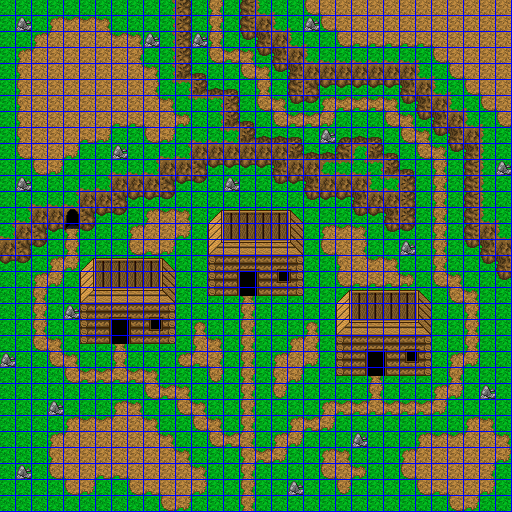

A 2D game scene composited from a Tiled map and its tileset images. What follows is a short description and the map's XML, with each tile layer's data collapsed to a summary:
An orthogonal 64x64 tile map with 8x8 px tiles, 3 tile layers (BG, FG, Grid), 1 hidden layer not drawn, 5 tilesets and 10 objects (9x Event).

<map version="1.5" tiledversion="1.5.0" orientation="orthogonal" renderorder="right-down" width="64" height="64" tilewidth="8" tileheight="8" infinite="0" backgroundcolor="#000000" nextlayerid="8" nextobjectid="14">
 <properties>
  <property name="Flags" value="clipUp,clipDown,clipLeft,clipRight" />
  <property name="Max Steps" type="int" value="0" />
  <property name="Min Steps" type="int" value="0" />
  <property name="On Load Event">ifVariable(0, "&gt;=", 7)
  changeSprite("Tetonia", 255)
  changeSprite("Lucas", 255)
  changeSprite("Sophia", 255)
  changeEventFlags("Benjamin's House", "set", "button")
  changePassability(6, 21, "set")
  changePassability(14, 18, "set")
  changePassability(16, 18, "set")
  changePassability(23, 22, "clear")
endIf</property>
  <property name="music" value="town" />
 </properties>
 <tileset firstgid="1" source="../Tiled/grid.tsx" />
 <tileset firstgid="2" source="../Tiled/visibility.tsx" />
 <tileset firstgid="3" source="../tilesets/mountain2.tsx" />
 <tileset firstgid="131" source="../Tiled/passability.tsx" />
 <tileset firstgid="132" source="../Tiled/sprites.tsx" />
 <layer id="1" name="BG" width="64" height="64">
  <data>[4096 cells, 4096 non-empty, 104 distinct tile ids]</data>
 </layer>
 <objectgroup id="3" name="Events" offsetx="0" offsety="4">
  <object id="2" name="Jim" type="Event" gid="159" x="80" y="224" width="16" height="24">
   <properties>
    <property name="Flags: Button" type="bool" value="true" />
    <property name="Script">ifVariable(0, "&lt;", 6)
  showDialog("Jim")
              #123456789012345678901234
  showMessage("I wouldn't go down there",
              "in the mines if I were__",
              "you.____________________")
  ifSwitch(32, OFF)
    showDialog("__PLAYER__")
    showMessage("What happend down there?")
    showDialog("Jim")
                #123456789012345678901234
    showMessage("We were digging in the__",
                "mines for crystals when_",
                "we heard a strange noise",
                "almost like a roar._____",
                "We couldn't tell what___",
                "made that sound but we__",
                "all rushed out of there_",
                "as fast as possible.____",
                "Lucas and I managed to__",
                "make it out ok, but I'm_",
                "afraid Benjamin is still",
                "trapped down there._____",
                "Lucas might be able to__",
                "tell you more since he__",
                "was with Benjamin at the",
                "time.___________________")
    turnSwitchOn(32)
  endIf
elseIfVariable(0, "==", 6)
  ifSwitch(32, OFF)
    showDialog("__PLAYER__")
                #123456789012345678901234
    showMessage("I cleared out the mines_",
                "for you, but I'm afraid_",
                "Benjamin didn't make it.",
                "He's dead Jim.__________",
                "Only thing left of him__",
                "is his miner's helmet.__")
    showDialog("Jim")
    showMessage("...")
    turnSwitchOn(32)
  endIf
  showDialog("Jim")
              #123456789012345678901234
  showMessage("I can't believe Benjamin",
              "is gone. He was a very__",
              "good friend. Please tell",
              "his wife Isabella.")
else
  showDialog("Jim")
              #123456789012345678901234
  showMessage("I can't believe Benjamin",
              "is gone.")
endIf
hideDialog()</property>
   </properties>
  </object>
  <object id="5" name="Lucas" type="Event" gid="159" x="224" y="288" width="16" height="24">
   <properties>
    <property name="Flags: Button" type="bool" value="true" />
    <property name="Script">ifVariable(0, "&gt;=", 7)
  endEventProcessing()
endIf
ifVariable(0, "&lt;", 6)
  ifSwitch(32, OFF)
    showDialog("Lucas")
                #123456789012345678901234
    showMessage("Stay away from the mine.")
  elseIfSwitch(33, OFF)
    showDialog("__PLAYER__")
    showMessage("What happend in the mine")
    showDialog("Lucas")
    showMessage("We were all deep in the_",
                "mines gathering crystals",
                "when we heard a loud____",
                "noise like a roar.______",
                "I was with Benjamin deep",
                "in the mine at the time.",
                "Benjamin shouted to get_",
                "out so I did.___________",
                "He was right behind me__",
                "shouting it's gaining on",
                "us. Then there was a____",
                "loud crash and silence._",
                "I thought about stopping",
                "to see what it was, but_",
                "then I heard Benjamin___",
                "scream and so I ran.____")
    showDialog("__PLAYER__")
    showMessage("Do you have any idea____",
                "what it was Benjamin saw")
    showDialog("Lucas")
    showMessage("I didn't see anything___",
                "myself and Jim was near_",
                "the entrance to the mine",
                "when it all happened.___")
    turnSwitchOn(33)
  endIf
else
  showDialog("Lucas")
              #123456789012345678901234
  showMessage("Benjamin saved my life.")
endIf
hideDialog()</property>
   </properties>
  </object>
  <object id="6" name="Sophia" type="Event" gid="158" x="256" y="288" width="16" height="24">
   <properties>
    <property name="Flags: Button" type="bool" value="true" />
    <property name="Script">ifVariable(0, "&gt;=", 7)
  endEventProcessing()
endIf
showDialog("Sophia")
ifVariable(0, "&lt;", 6)
              #123456789012345678901234
  showMessage("I'm so glad my Lucas is_",
              "alright. Isabella must__",
              "be a mess not knowing if",
              "Benjamin is ok._________",
              "If only someone could go",
              "down into the mines and_",
              "help Benjamin. I just___",
              "hope it's not too late._")
else
  showMessage("R.I.P. Benjamin. You____",
              "will be greatly missed._")
endIf
hideDialog()</property>
   </properties>
  </object>
  <object id="7" name="Tetonia" type="Event" gid="158" x="96" y="336" width="16" height="24">
   <properties>
    <property name="Flags: Button" type="bool" value="true" />
    <property name="Script">ifVariable(0, "&gt;=", 7)
  endEventProcessing()
endIf
showDialog("Tetonia")
ifVariable(0, "&lt;", 6)
             #123456789012345678901234
  showMessage("I hope Benjamin is ok.")
elseIfVariable(0, "==", 6)
  showMessage("...")
endIf
hideDialog()</property>
   </properties>
  </object>
  <object id="8" name="Locked" type="Event" gid="132" x="112" y="328" width="16" height="24">
   <properties>
    <property name="Flags: Button" type="bool" value="true" />
    <property name="Script">showDialog("")
showMessage("This door is locked.")
hideDialog()</property>
   </properties>
  </object>
  </objectgroup>
 <objectgroup id="7" name="Visibility" visible="0" offsetx="2" offsety="0">
  <!-- 1 objects omitted --></objectgroup>
 <layer id="2" name="FG" width="64" height="64">
  <data>[4096 cells, 82 non-empty, 14 distinct tile ids]</data>
 </layer>
 <objectgroup id="6" name="Regions" visible="0" />
 <layer id="4" name="Passability" width="64" height="64" visible="0">
  <data>[4096 cells, 596 non-empty, 1 distinct tile ids]</data>
 </layer>
 <layer id="5" name="Grid" width="64" height="64">
  <data>[4096 cells, 1024 non-empty, 1 distinct tile ids]</data>
 </layer>
</map>
<!-- 5 of 10 objects omitted -->
